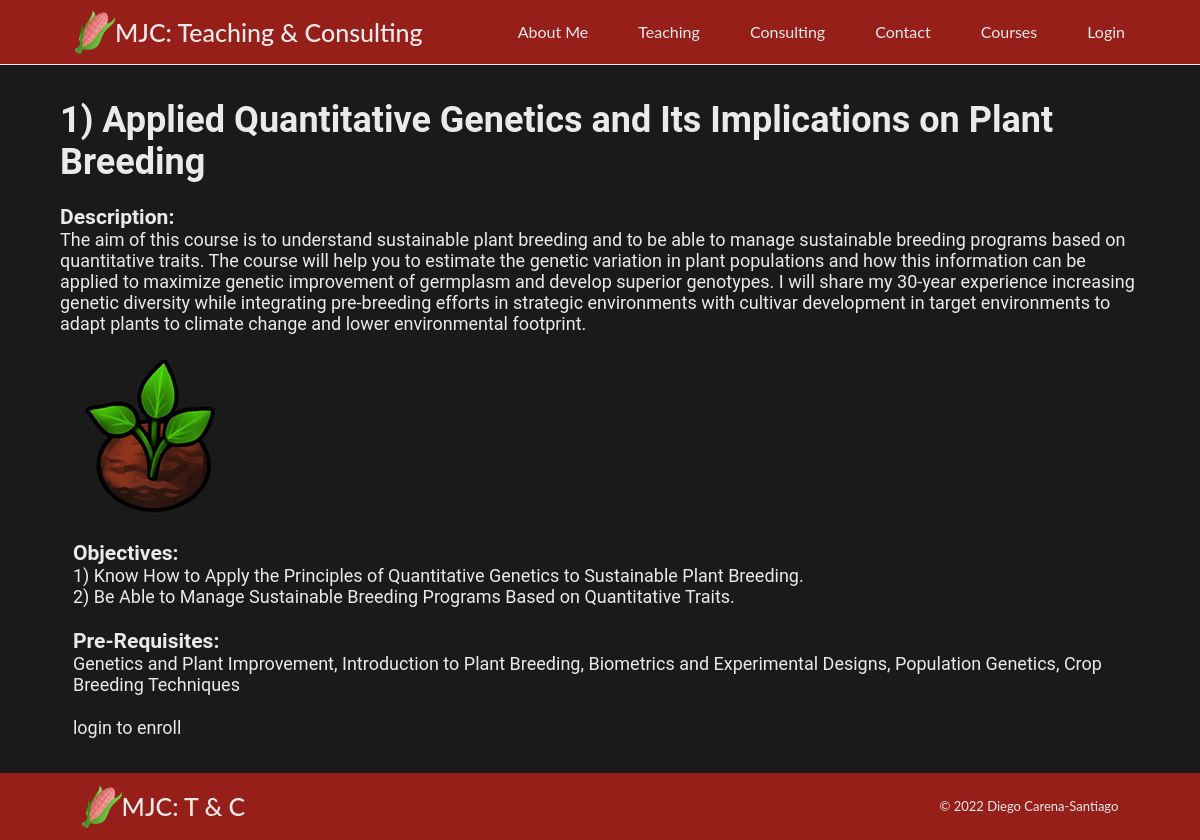
/details.php?courseid=1, run on the app's committed database.
### tables this page shows
CREATE TABLE `courses` (
  `id` int(11) NOT NULL,
  `title` varchar(100) DEFAULT NULL,
  `objectives` text DEFAULT NULL,
  `description` text DEFAULT NULL,
  `img` varchar(20) DEFAULT NULL,
  `prereq` text DEFAULT NULL
);

### details.php (the view, shortened to what this page needs)
<!DOCTYPE html>
<?php
    $courseid = $_GET['courseid'];
?>
<html lang="en">
    <head>
        <link rel="stylesheet" href="css/style.css" />
    </head>
<?php
    include('setup.php');
    $sql = "Select * from courses where id='$courseid'";
    $result = $conn->query($sql);
if ($result->num_rows > 0) {
  while($row = $result->fetch_assoc()) {
        $id = $row["id"];
        $title = $row["title"];
        $objectives =$row["objectives"];
        $img = $row["img"];
        $description = $row["description"];
        $requisites = $row["prereq"];
  }
} else {
  echo "0 results";
}
    ?>
    <body>
        <?php include('components/header.php');?>
        <div class="section">
                <div class="col span_2_of_3">
                    <h1><?php print $id ?>) <?php print $title ?></h1><br>
                    <h3>Description:</h3>
                        <?php print $description ?>
                </div>
                <div class="col span_1_of_3">
                    <img class="home-img" src="images/<?php print $img ?>">
                </div>
                <div class="col span_2_of_3">
                    <h3>Objectives:</h3>
                    <?php print $objectives ?>
                </div>
                <div class="col span_2_of_3">
                    <h3>Pre-Requisites:</h3>
                    <?php print $requisites ?>
                </div>
            <div class="col span_2_of_3">
                <?php if (!isset($_SESSION['loggedin'])) {
	print "login to enroll";
                    }
                ?>
            </div>
        </div>
    <footer>
        <?php include('components/footer.php');?>
    </footer>
    </body>
</html>

### css/style.css (style rules this page uses)
:root { --dl-color-paleyellow: #fffef3ff; --dl-color-red: #961f1aff; --dl-color-grey: #cbcbcbff; --dl-color-black: #1a1a1aff; --dl-color-green: #7c7d5bff; --dl-color-white: #eaeaeaff; }
* { margin: 0; padding: 0; box-sizing: border-box; }
.section { clear: both; padding: 0px; margin: 0px; width: 100%; height: auto; background-color: var(--dl-color-black); padding-left: 5%; padding-right: 5%; overflow: hidden; padding-top: 2%; padding-bottom: 2%; }
.col { display: block; float:left; margin: 1% 0 1% 1.2%; }
.col:first-child { margin-left: 0; }
.span_2_of_3 { width: 66.26%; font-size: 1.8rem; font-family: 'Roboto', sans-serif; text-align: left; color: var(--dl-color-white); }
.span_1_of_3 { width: 32.53%; }
body { width: 100%; height: 100%; }
html { font-size: 62.5%; }
footer { font-family: 'Lato', sans-serif; width: 100%; justify-content: space-between; background-color: var(--dl-color-red); padding-top: .5%; padding-bottom: .5%; clear: both; }
@media only screen and (max-width: 1200px) { .span_2_of_3 { width: 100%; } }

### data on the page
courses: id "1", title "Applied Quantitative Genetics and Its Implications on Plant Breeding", description "The aim of this course is to understand sustainable plant breeding and to be able to manage sustainable breeding programs based on quantitative traits. The course will help you to estimate the genetic variation in plant populations and how this information can be applied to maximize genetic improvement of germplasm and develop superior genotypes. I will share my 30-year experience increasing genetic diversity while integrating pre-breeding efforts in strategic environments with cultivar development in target environments to adapt plants to climate change and lower environmental footprint.", img (picture), objectives "1) Know How to Apply the Principles of Quantitative Genetics to Sustainable Plant Breeding. 2) Be Able to Manage Sustainable Breeding Programs Based on Quantitative Traits.", prereq "Genetics and Plant Improvement, Introduction to Plant Breeding, Biometrics and Experimental Designs, Population Genetics, Crop Breeding Techniques"
